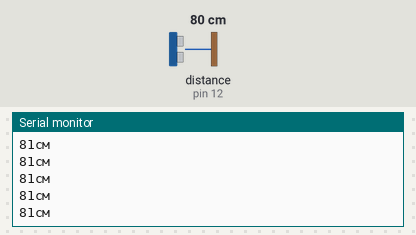
The sketch below on a simulated Arduino Uno, built with avr-gcc and run on an emulated ATmega328P. On the bench: the last lines printed to the serial monitor. The test bench sets the inputs (shaded band); at power-on: distance to the obstacle (sensor on pin 12) 80 cm. The echo pulse lasts 58.3 µs per cm.

Above: at 1.2 s.
1.3 s: distance to the obstacle (sensor on pin 12) set to 2 cm
At 1.34 s:
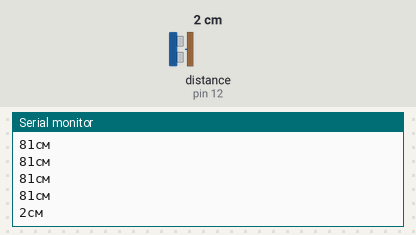
2.8 s: distance to the obstacle (sensor on pin 12) set to 250 cm
At 2.82 s:
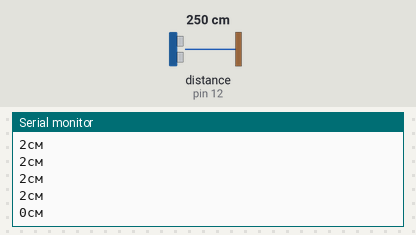
5.8 s: distance to the obstacle (sensor on pin 12) set to 2 cm
At 5.8 s:
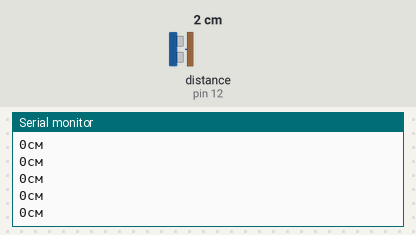
Timing chart, 0 to 8.8 s (numbered marks = the images above; inputs shaded):
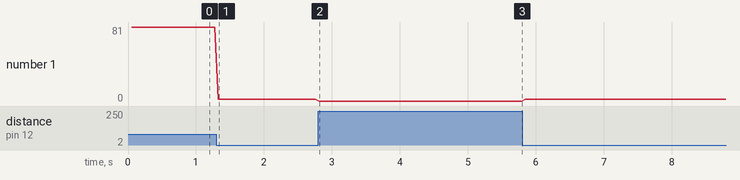

Measured:
- after the input at 1.3 s, the serial monitor: prints a new line at once (image 1)
- after the input at 2.8 s, the serial monitor: prints a new line at once (image 2)
- plotted number 1: 81 → 2 after the input at 1.3 s, 2 → 0 after the input at 2.8 s, 0 → 2 after the input at 5.8 s

The sketch:

sonar2.ino
```cpp
#include <NewPing.h>

#define PIN_TRIG 13
#define PIN_ECHO 12

#define MAX_DISTANCE 200 // Константа для определения максимального расстояния, которое мы будем считать корректным.

// Создаем объект, методами которого будем затем пользоваться для получения расстояния.
// В качестве параметров передаем номера пинов, к которым подключены выходы ECHO и TRIG датчика

NewPing sonar(PIN_TRIG, PIN_ECHO, MAX_DISTANCE);

void setup() {
  // Инициализируем взаимодействие по последовательному порту на скорости 9600
  Serial.begin(9600);
}

void loop() {

  // Стартовая задержка, необходимая для корректной работы.
  delay(50);

  // Получаем значение от датчика расстояния и сохраняем его в переменную
  unsigned int distance = sonar.ping_cm();

  // Печатаем расстояние в мониторе порта
  Serial.print(distance);
  Serial.println("см");

}
```
